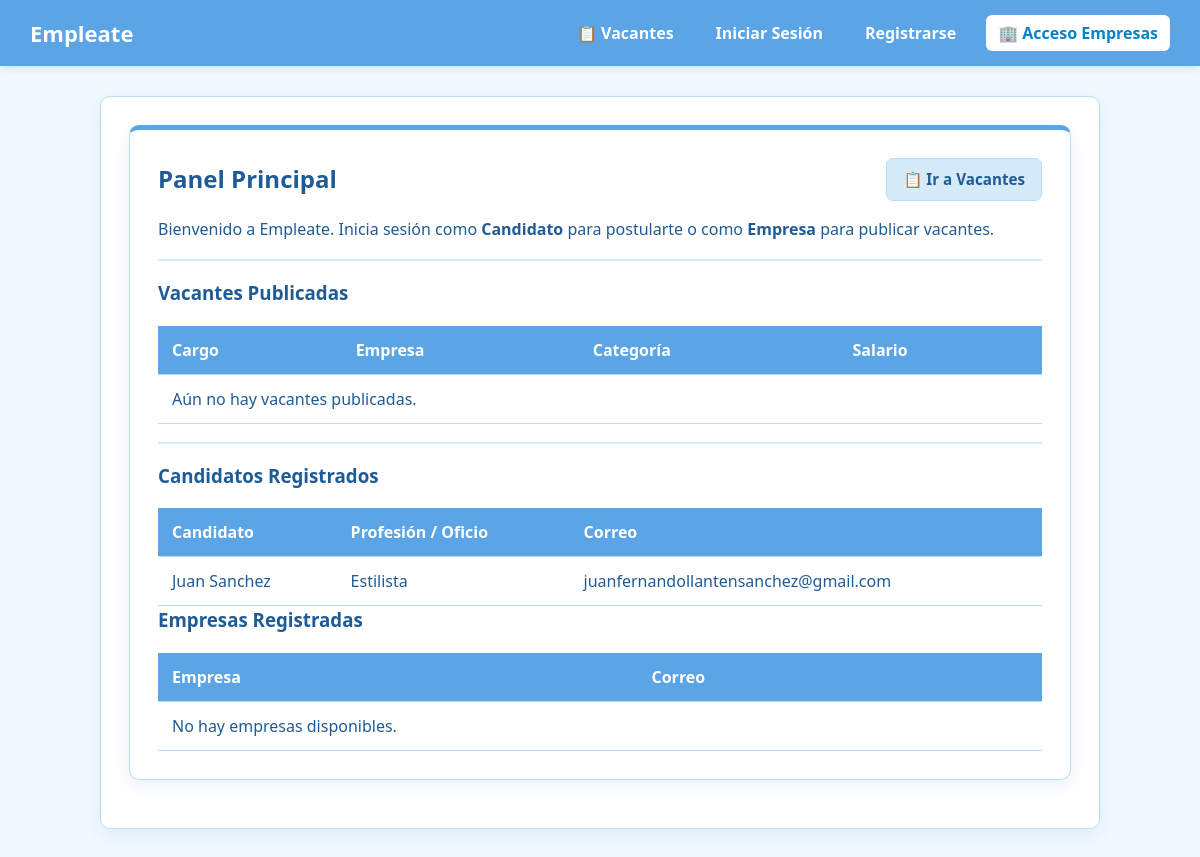
The page /inicio/ on the database its author committed.
### app_usuario/models.py (models this page shows, shortened)
class Usuario(AbstractUser):
    ROLES = (
        ('candidato', 'Candidato'),
        ('empresa', 'Empresa'),
        ('admin', 'Administrador'),
    )
    telefono = models.CharField(max_length=20, blank=True, null=True)
    direccion = models.CharField(max_length=200, blank=True, null=True)
    edad = models.IntegerField(blank=True, null=True)
    profesion_oficio = models.CharField(max_length=150, blank=True, null=True)
    rol = models.CharField(max_length=20, choices=ROLES, default='candidato')
    estado = models.BooleanField(default=True)

### app_usuario/views.py (the view)
# urls.py: path('', views.inicio, name='inicio'),
def inicio(request):
    contexto = {
        'usuario': request.user,
        'vacantes': OfertaVacante.objects.all().order_by('-id'),
    }
    if request.user.is_authenticated:
        if request.user.rol == 'admin':
            contexto['todos_usuarios'] = Usuario.objects.all()
        elif request.user.rol == 'empresa':
            contexto['candidatos'] = Usuario.objects.filter(rol='candidato', estado=True)
        elif request.user.rol == 'candidato':
            contexto['empresas'] = Usuario.objects.filter(rol='empresa', estado=True)
    else:
        contexto['candidatos'] = Usuario.objects.filter(rol='candidato', estado=True)
        contexto['empresas'] = Usuario.objects.filter(rol='empresa', estado=True)
    return render(request, 'inicio.html', contexto)

### pr_usuario/templates/inicio.html (shortened to what this page needs)
{% extends 'usuarios/base.html' %}
{% block content %}
<div class="card">
    <div style="display: flex; justify-content: space-between; align-items: center; flex-wrap: wrap; gap: 12px; margin-bottom: 16px;">
        <h2 style="margin: 0;">Panel Principal</h2>
        <div style="display: flex; gap: 10px; flex-wrap: wrap;">
            <a href="/vacantes/" class="btn btn-outline">📋 Ir a Vacantes</a>
        </div>
    </div>
    {% if user.is_authenticated %}
        <p>Bienvenido, <strong>{{ usuario.first_name }} {{ usuario.last_name }}</strong> (Rol: <span style="text-transform: capitalize;">{{ usuario.rol }}</span>)</p>
        <hr>
        <h3>Vacantes Publicadas Recientemente</h3>
        <table>
            <thead>
                <tr>
                    <th>Cargo</th>
                    <th>Empresa</th>
                    <th>Categoría</th>
                    <th>Salario</th>
                    <th>Fecha</th>
                </tr>
            </thead>
            <tbody>
                {% for vac in vacantes %}
                <tr>
                    <td><strong>{{ vac.cargo }}</strong></td>
                    <td>{{ vac.empresa }}</td>
                    <td><span class="badge">{{ vac.categoria }}</span></td>
                    <td>${{ vac.salario }}</td>
                    <td>{{ vac.fecha_publicacion }}</td>
                </tr>
                {% empty %}
                <tr><td colspan="5">Aún no hay vacantes publicadas.</td></tr>
                {% endfor %}
            </tbody>
        </table>
        <hr>
        {% if usuario.rol == 'candidato' %}
            <h3>Empresas Registradas</h3>
            <table>
                <thead>
                    <tr>
                        <th>Empresa</th>
                        <th>Correo</th>
                        <th>Teléfono</th>
                        <th>Dirección</th>
                    </tr>
                </thead>
                <tbody>
                    {% for emp in empresas %}
                    <tr>
                        <td>{{ emp.first_name }} {{ emp.last_name }} ({{ emp.username }})</td>
                        <td>{{ emp.email }}</td>
                        <td>{{ emp.telefono|default:"No especificado" }}</td>
                        <td>{{ emp.direccion|default:"No especificada" }}</td>
                    </tr>
                    {% empty %}
                    <tr><td colspan="4">No hay empresas disponibles.</td></tr>
                    {% endfor %}
                </tbody>
            </table>
        {% elif usuario.rol == 'empresa' %}
            <h3>Candidatos Disponibles</h3>
            <table>
                <thead>
                    <tr>
                        <th>Candidato</th>
                        <th>Profesión / Oficio</th>
                        <th>Edad</th>
                        <th>Correo</th>
                        <th>Teléfono</th>
                    </tr>
                </thead>
                <tbody>
                    {% for cand in candidatos %}
                    <tr>
                        <td>{{ cand.first_name }} {{ cand.last_name }}</td>
                        <td>{{ cand.profesion_oficio|default:"Sin especificar" }}</td>
                        <td>{{ cand.edad|default:"N/A" }}</td>
                        <td>{{ cand.email }}</td>
                        <td>{{ cand.telefono|default:"No especificado" }}</td>
                    </tr>
                    {% empty %}
                    <tr><td colspan="5">No hay candidatos registrados.</td></tr>
                    {% endfor %}
                </tbody>
            </table>
        {% elif usuario.rol == 'admin' %}
            <h3>Panel Global de Usuarios</h3>
            <table>
                <thead>
                    <tr>
                        <th>ID</th>
                        <th>Usuario</th>
                        <th>Correo</th>
                        <th>Rol</th>
                        <th>Estado</th>
                    </tr>
                </thead>
                <tbody>
                    {% for usr in todos_usuarios %}
                    <tr>
                        <td>{{ usr.id }}</td>
                        <td>{{ usr.username }}</td>
                        <td>{{ usr.email }}</td>
                        <td>{{ usr.get_rol_display }}</td>
                        <td>{% if usr.estado %}Activo{% else %}Inactivo{% endif %}</td>
                    </tr>
                    {% endfor %}
                </tbody>
            </table>
        {% endif %}
    {% else %}
        <p>Bienvenido a Empleate. Inicia sesión como <strong>Candidato</strong> para postularte o como <strong>Empresa</strong> para publicar vacantes.</p>
        <hr>
        <h3>Vacantes Publicadas</h3>
        <table>
            <thead>
                <tr>
                    <th>Cargo</th>
                    <th>Empresa</th>
                    <th>Categoría</th>
                    <th>Salario</th>
                </tr>
            </thead>
            <tbody>
                {% for vac in vacantes %}
                <tr>
                    <td><strong>{{ vac.cargo }}</strong></td>
                    <td>{{ vac.empresa }}</td>
                    <td><span class="badge">{{ vac.categoria }}</span></td>
                    <td>${{ vac.salario }}</td>
                </tr>
                {% empty %}
                <tr><td colspan="4">Aún no hay vacantes publicadas.</td></tr>
                {% endfor %}
            </tbody>
        </table>
        <hr>
        <h3>Candidatos Registrados</h3>
        <table>
            <thead>
                <tr>
                    <th>Candidato</th>
                    <th>Profesión / Oficio</th>
                    <th>Correo</th>
                </tr>
            </thead>
            <tbody>
                {% for cand in candidatos %}
                <tr>
                    <td>{{ cand.first_name }} {{ cand.last_name }}</td>
                    <td>{{ cand.profesion_oficio|default:"Sin especificar" }}</td>
                    <td>{{ cand.email }}</td>
                </tr>
                {% empty %}
                <tr><td colspan="3">No hay candidatos disponibles.</td></tr>
                {% endfor %}
            </tbody>
        </table>
        <h3>Empresas Registradas</h3>
        <table>
            <thead>
                <tr>
                    <th>Empresa</th>
                    <th>Correo</th>
                </tr>
            </thead>
            <tbody>
                {% for emp in empresas %}
                <tr>
                    <td>{{ emp.first_name }} {{ emp.last_name }}</td>
                    <td>{{ emp.email }}</td>
                </tr>
                {% empty %}
                <tr><td colspan="2">No hay empresas disponibles.</td></tr>
                {% endfor %}
            </tbody>
        </table>
    {% endif %}
</div>
{% endblock %}

### pr_usuario/static/css/style.css (style rules this page uses)
:root { --blanco: #FFFFFF; --azul-pastel: #D6EBF8; --azul-pastel-fondo: #F2F9FE; --azul-pastel-borde: #B9DDF5; --azul-cielo: #5BA4E5; --azul-cielo-hover: #3B89D1; --azul-cielo-profundo: #1F5B96; --azul-cielo-suave: #4C7CA8; --sombra-suave: 0 6px 18px rgba(91, 164, 229, 0.14); --radio: 10px; }
* { box-sizing: border-box; }
body { font-family: 'Segoe UI', system-ui, -apple-system, sans-serif; background-color: var(--azul-pastel-fondo); color: var(--azul-cielo-profundo); margin: 0; padding: 0; line-height: 1.5; }
.card { background-color: var(--blanco); border: 1px solid var(--azul-pastel-borde); border-top: 5px solid var(--azul-cielo); border-radius: var(--radio); padding: 28px; box-shadow: var(--sombra-suave); margin-bottom: 20px; }
h1, h2, h3, h5 { color: var(--azul-cielo-profundo); margin-top: 0; }
hr { border: 0; border-top: 2px solid var(--azul-pastel); margin: 18px 0; }
.btn, .btn-primary, .btn-submit, .btn-add { background-color: var(--azul-cielo); color: var(--blanco); border: none; padding: 10px 18px; border-radius: 7px; font-size: 0.95rem; font-weight: 600; text-decoration: none; display: inline-block; text-align: center; cursor: pointer; transition: background-color 0.2s ease, transform 0.1s ease; }
.btn-admin, .btn-outline, .btn-back { background-color: var(--azul-pastel); color: var(--azul-cielo-profundo); border: 1px solid var(--azul-pastel-borde); padding: 9px 16px; border-radius: 7px; font-weight: 600; text-decoration: none; display: inline-block; transition: background-color 0.2s ease, color 0.2s ease; }
table { width: 100%; border-collapse: collapse; background-color: var(--blanco); }
th, td { padding: 12px 14px; text-align: left; border-bottom: 1px solid var(--azul-pastel-borde); }
th { background-color: var(--azul-cielo); color: var(--blanco); font-weight: 600; }

### rows shown on the page
Usuario: first_name "Juan", last_name "Sanchez", profesion_oficio "Estilista", email "juanfernandollantensanchez@gmail.com"
